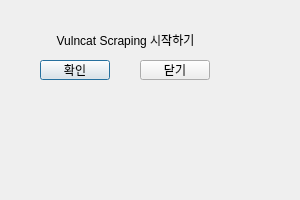
<?xml version="1.0" encoding="UTF-8"?>
<ui version="4.0">
 <class>Dialog</class>
 <widget class="QDialog" name="Dialog">
  <property name="geometry">
   <rect>
    <x>0</x>
    <y>0</y>
    <width>300</width>
    <height>200</height>
   </rect>
  </property>
  <property name="windowTitle">
   <string>Dialog</string>
  </property>
  <widget class="QPushButton" name="btn1">
   <property name="geometry">
    <rect>
     <x>40</x>
     <y>60</y>
     <width>70</width>
     <height>20</height>
    </rect>
   </property>
   <property name="text">
    <string>확인</string>
   </property>
  </widget>
  <widget class="QPushButton" name="btn2">
   <property name="geometry">
    <rect>
     <x>140</x>
     <y>60</y>
     <width>70</width>
     <height>20</height>
    </rect>
   </property>
   <property name="text">
    <string>닫기</string>
   </property>
  </widget>
  <widget class="QLabel" name="label">
   <property name="geometry">
    <rect>
     <x>40</x>
     <y>30</y>
     <width>171</width>
     <height>20</height>
    </rect>
   </property>
   <property name="text">
    <string>Vulncat Scraping 시작하기</string>
   </property>
   <property name="alignment">
    <set>Qt::AlignCenter</set>
   </property>
  </widget>
 </widget>
 <resources/>
 <connections/>
</ui>
